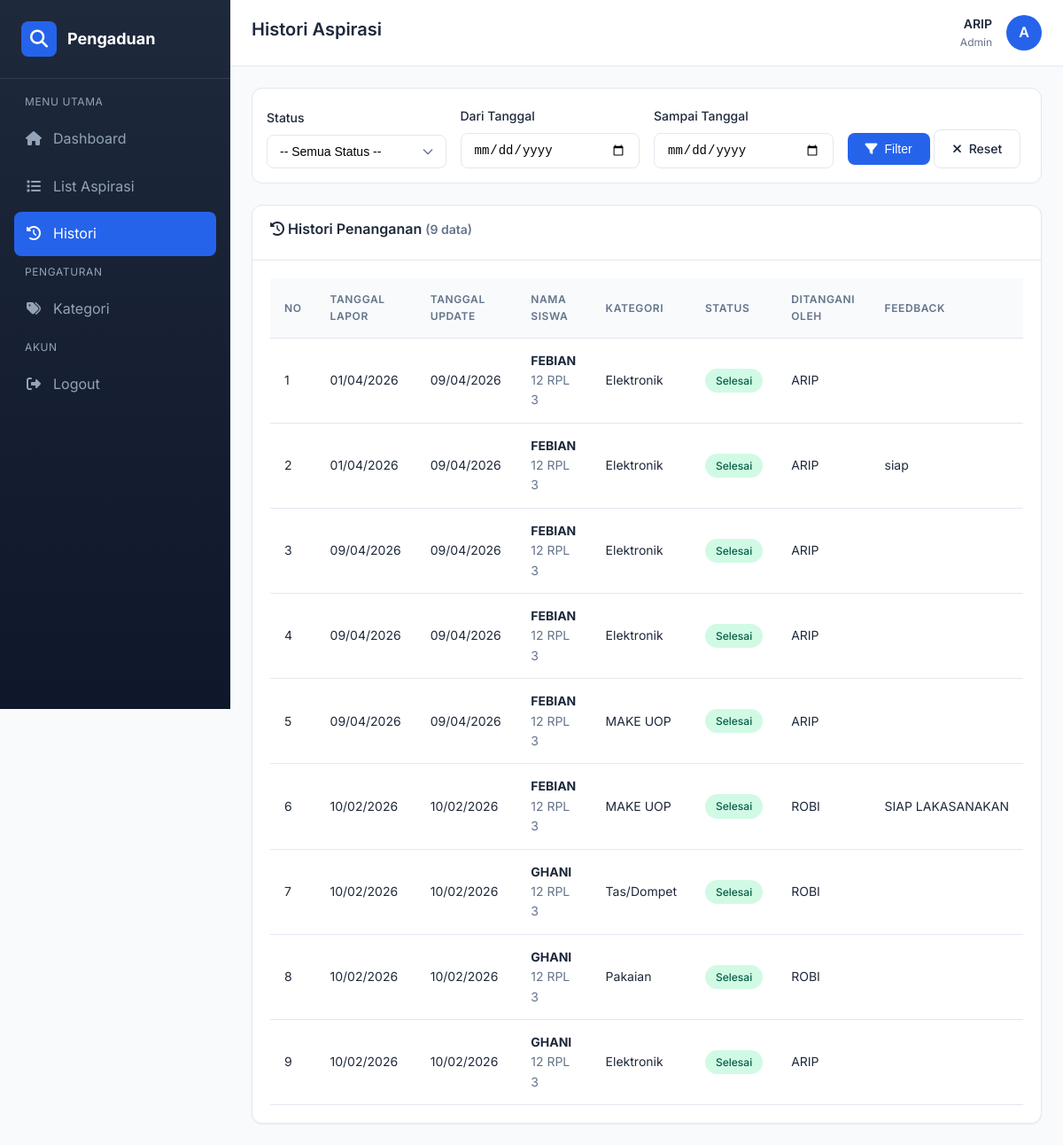
/index.php?page=admin_histori (signed in), run on the app's committed database.
### tables this page shows
CREATE TABLE `aspirasi` (
  `id_aspirasi` int NOT NULL,
  `id_pelaporan` int NOT NULL,
  `status` enum('Menunggu','Proses','Selesai') DEFAULT 'Menunggu',
  `tanggal` date NOT NULL,
  `id_admin` int DEFAULT NULL,
  `feedback` text
);

CREATE TABLE `input_aspirasi` (
  `id_pelaporan` int NOT NULL,
  `nis` int NOT NULL,
  `id_kategori` int NOT NULL,
  `kelas` varchar(100) NOT NULL,
  `isi_text` text NOT NULL,
  `isi_gambar` varchar(255) DEFAULT NULL,
  `tanggal` date NOT NULL
);

CREATE TABLE `siswa` (
  `nis` int NOT NULL,
  `nama_siswa` varchar(50) NOT NULL,
  `kelas` varchar(10) NOT NULL,
  `password` varchar(255) NOT NULL
);

CREATE TABLE `kategori` (
  `id_kategori` int NOT NULL,
  `ket_kategori` varchar(50) NOT NULL
);

### controllers/AdminController.php (called while the page is built, shortened)
<?php
require_once __DIR__ . '/../models/Aspirasi.php';
class AdminController {
    private $aspirasiModel;
    public function __construct() {
        $this->aspirasiModel = new Aspirasi();
    }
    public function histori() {
        $filters = [];
        $historiList = $this->aspirasiModel->getHistori($filters);
        require_once __DIR__ . '/../views/admin/histori.php';
    }
}

### config/Database.php (called while the page is built, shortened)
<?php
class Database {
    private static $instance = null;
    private $connection;
    private $host = 'localhost';
    private $db_name = 'db_pengaduan_kehilangan_siswa';
    private $username = 'root';
    private $password = '';
    private $charset = 'utf8mb4';
    private function __construct() {
        try {
            $dsn = "mysql:host={$this->host};dbname={$this->db_name};charset={$this->charset}";
            $options = [
                PDO::ATTR_ERRMODE => PDO::ERRMODE_EXCEPTION,
                PDO::ATTR_DEFAULT_FETCH_MODE => PDO::FETCH_ASSOC,
                PDO::ATTR_EMULATE_PREPARES => false,
            ];
            $this->connection = new PDO($dsn, $this->username, $this->password, $options);
        } catch (PDOException $e) {
            die("Koneksi database gagal: " . $e->getMessage());
        }
    }
    public static function getInstance() {
        if (self::$instance === null) {
            self::$instance = new self();
        }
        return self::$instance;
    }
    public function getConnection() {
        return $this->connection;
    }
}

### models/Aspirasi.php (called while the page is built, shortened)
<?php
require_once __DIR__ . '/../config/Database.php';
class Aspirasi {
    private $db;
    private $table = 'aspirasi';
    public function __construct() {
        $this->db = Database::getInstance()->getConnection();
    }
    public function getHistori($filters = []) {
        $sql = "SELECT a.*, ia.isi_text, ia.tanggal as tanggal_lapor,
                       s.nama_siswa, s.kelas, k.ket_kategori, adm.username as admin_name
                FROM {$this->table} a
                LEFT JOIN input_aspirasi ia ON a.id_pelaporan = ia.id_pelaporan
                LEFT JOIN siswa s ON ia.nis = s.nis
                LEFT JOIN kategori k ON ia.id_kategori = k.id_kategori
                LEFT JOIN admin adm ON a.id_admin = adm.id_admin
                WHERE 1=1";
        $params = [];
        $sql .= " ORDER BY a.tanggal DESC";
        $stmt = $this->db->prepare($sql);
        $stmt->execute($params);
        return $stmt->fetchAll();
    }
}

### views/admin/histori.php (the view, shortened to what this page needs)
<?php
$pageTitle = 'Histori Aspirasi';
$activePage = 'histori';
$role = 'admin';
?>
<form class="filter-form" method="GET">
    <div class="form-group">
        <label class="form-label">Status</label>
        <select name="status" class="form-control form-select">
            <option value="">-- Semua Status --</option>
        </select>
    </div>
    <div class="form-group">
        <label class="form-label">Dari Tanggal</label>
        <input type="date" name="start_date" class="form-control" value="<?= $_GET['start_date'] ?? '' ?>">
    </div>
    <div class="form-group">
        <label class="form-label">Sampai Tanggal</label>
        <input type="date" name="end_date" class="form-control" value="<?= $_GET['end_date'] ?? '' ?>">
    </div>
    <div class="form-group">
        <label class="form-label">&nbsp;</label>
        <button type="submit" class="btn btn-primary">
            <i class="fas fa-filter"></i> Filter
        </button>
        <a href="index.php?page=admin_histori" class="btn btn-outline">
            <i class="fas fa-times"></i> Reset
        </a>
    </div>
</form>
<div class="card">
    <div class="card-header">
        <h3 class="card-title">
            <i class="fas fa-history"></i> Histori Penanganan
            <span class="text-muted text-sm">(<?= count($historiList) ?> data)</span>
        </h3>
    </div>
    <div class="card-body">
        <?php if (empty($historiList)): ?>
        <div class="empty-state">
            <div class="empty-state-icon"><i class="fas fa-inbox"></i></div>
            <div class="empty-state-title">Tidak Ada Data</div>
            <div class="empty-state-desc">Tidak ada histori yang ditemukan.</div>
        </div>
        <?php else: ?>
        <div class="table-container">
            <table class="table">
                <thead>
                    <tr>
                        <th>No</th>
                        <th>Tanggal Lapor</th>
                        <th>Tanggal Update</th>
                        <th>Nama Siswa</th>
                        <th>Kategori</th>
                        <th>Status</th>
                        <th>Ditangani Oleh</th>
                        <th>Feedback</th>
                    </tr>
                </thead>
                <tbody>
                    <?php $no = 1; foreach ($historiList as $item): ?>
                    <tr>
                        <td><?= $no++ ?></td>
                        <td><?= date('d/m/Y', strtotime($item['tanggal_lapor'])) ?></td>
                        <td><?= date('d/m/Y', strtotime($item['tanggal'])) ?></td>
                        <td>
                            <strong><?= htmlspecialchars($item['nama_siswa']) ?></strong>
                            <div class="text-sm text-muted"><?= htmlspecialchars($item['kelas']) ?></div>
                        </td>
                        <td><?= htmlspecialchars($item['ket_kategori']) ?></td>
                        <td>
                            <span class="badge badge-<?= strtolower($item['status']) ?>">
                                <?= $item['status'] ?>
                            </span>
                        </td>
                        <td><?= htmlspecialchars($item['admin_name'] ?? '-') ?></td>
                        <td>
                            <div style="max-width: 200px; overflow: hidden; text-overflow: ellipsis; white-space: nowrap;">
                                <?= htmlspecialchars($item['feedback'] ?? '-') ?>
                            </div>
                        </td>
                    </tr>
                    <?php endforeach; ?>
                </tbody>
            </table>
        </div>
        <?php endif; ?>
    </div>
</div>
<?php
$content = ob_get_clean();
require_once __DIR__ . '/../layouts/main.php';
?>

### index.php (shortened to what this page needs)
<?php
require_once __DIR__ . '/controllers/AdminController.php';
$page = $_GET['page'] ?? 'login';
$adminController = new AdminController();
switch ($page) {
    case 'admin_histori':
        $adminController->histori();
        break;
}

### views/layouts/main.php (shortened to what this page needs)
<!DOCTYPE html>
<html lang="id">
<head>
    <link rel="stylesheet" href="https://cdnjs.cloudflare.com/ajax/libs/font-awesome/6.4.0/css/all.min.css">
    <link rel="stylesheet" href="assets/css/style.css">
</head>
<body>
    <div class="layout">
        <aside class="sidebar">
            <div class="sidebar-header">
                <div class="sidebar-logo">
                    <div class="sidebar-logo-icon">
                        <i class="fas fa-search"></i>
                    </div>
                    <span class="sidebar-logo-text">Pengaduan</span>
                </div>
            </div>
            <nav class="sidebar-nav">
                <?php if ($role === 'admin'): ?>
                <div class="nav-section">
                    <div class="nav-section-title">Menu Utama</div>
                    <a href="index.php?page=admin_dashboard" class="nav-link <?= $activePage === 'dashboard' ? 'active' : '' ?>">
                        <span class="nav-link-icon"><i class="fas fa-home"></i></span>
                        <span>Dashboard</span>
                    </a>
                    <a href="index.php?page=admin_aspirasi" class="nav-link <?= $activePage === 'aspirasi' ? 'active' : '' ?>">
                        <span class="nav-link-icon"><i class="fas fa-list"></i></span>
                        <span>List Aspirasi</span>
                    </a>
                    <a href="index.php?page=admin_histori" class="nav-link <?= $activePage === 'histori' ? 'active' : '' ?>">
                        <span class="nav-link-icon"><i class="fas fa-history"></i></span>
                        <span>Histori</span>
                    </a>
                </div>
                <div class="nav-section">
                    <div class="nav-section-title">Pengaturan</div>
                    <a href="index.php?page=admin_kategori" class="nav-link <?= $activePage === 'kategori' ? 'active' : '' ?>">
                        <span class="nav-link-icon"><i class="fas fa-tags"></i></span>
                        <span>Kategori</span>
                    </a>
                </div>
                <?php endif; ?>
                <div class="nav-section">
                    <div class="nav-section-title">Akun</div>
                    <a href="index.php?page=logout" class="nav-link">
                        <span class="nav-link-icon"><i class="fas fa-sign-out-alt"></i></span>
                        <span>Logout</span>
                    </a>
                </div>
            </nav>
        </aside>
        <main class="main-content">
            <header class="header">
                <h1 class="header-title"><?= $pageTitle ?? 'Dashboard' ?></h1>
                <div class="header-user">
                    <div class="user-info">
                        <div class="user-name"><?= htmlspecialchars($_SESSION['username'] ?? $_SESSION['nama'] ?? 'User') ?></div>
                        <div class="user-role"><?= ucfirst($_SESSION['role'] ?? 'Guest') ?></div>
                    </div>
                    <div class="user-avatar">
                        <?= strtoupper(substr($_SESSION['username'] ?? $_SESSION['nama'] ?? 'U', 0, 1)) ?>
                    </div>
                </div>
            </header>
            <div class="content">
                <?= $content ?? '' ?>
            </div>
        </main>
    </div>
</body>
</html>

### data on the page
aspirasi: id_pelaporan.tanggal "01/04/2026", tanggal "09/04/2026", siswa.nama_siswa "FEBIAN", siswa.kelas "12 RPL 3", kategori.ket_kategori "Elektronik", status "Selesai", id_admin.username "ARIP"
aspirasi: id_pelaporan.tanggal "01/04/2026", tanggal "09/04/2026", siswa.nama_siswa "FEBIAN", siswa.kelas "12 RPL 3", kategori.ket_kategori "Elektronik", status "Selesai", id_admin.username "ARIP", feedback "siap"
aspirasi: id_pelaporan.tanggal "09/04/2026", tanggal "09/04/2026", siswa.nama_siswa "FEBIAN", siswa.kelas "12 RPL 3", kategori.ket_kategori "Elektronik", status "Selesai", id_admin.username "ARIP"
aspirasi: id_pelaporan.tanggal "09/04/2026", tanggal "09/04/2026", siswa.nama_siswa "FEBIAN", siswa.kelas "12 RPL 3", kategori.ket_kategori "Elektronik", status "Selesai", id_admin.username "ARIP"
aspirasi: id_pelaporan.tanggal "09/04/2026", tanggal "09/04/2026", siswa.nama_siswa "FEBIAN", siswa.kelas "12 RPL 3", kategori.ket_kategori "MAKE UOP", status "Selesai", id_admin.username "ARIP"
aspirasi: id_pelaporan.tanggal "10/02/2026", tanggal "10/02/2026", siswa.nama_siswa "FEBIAN", siswa.kelas "12 RPL 3", kategori.ket_kategori "MAKE UOP", status "Selesai", id_admin.username "ROBI", feedback "SIAP LAKASANAKAN"
aspirasi: id_pelaporan.tanggal "10/02/2026", tanggal "10/02/2026", siswa.nama_siswa "GHANI", siswa.kelas "12 RPL 3", kategori.ket_kategori "Tas/Dompet", status "Selesai", id_admin.username "ROBI"
aspirasi: id_pelaporan.tanggal "10/02/2026", tanggal "10/02/2026", siswa.nama_siswa "GHANI", siswa.kelas "12 RPL 3", kategori.ket_kategori "Pakaian", status "Selesai", id_admin.username "ROBI"
aspirasi: id_pelaporan.tanggal "10/02/2026", tanggal "10/02/2026", siswa.nama_siswa "GHANI", siswa.kelas "12 RPL 3", kategori.ket_kategori "Elektronik", status "Selesai", id_admin.username "ARIP"

### other printed values
$pageTitle "Histori Aspirasi"
$_SESSION['username'] "ARIP"
$_SESSION['role'] "Admin"
substr($_SESSION['username'] ?? $_SESSION['nama'] ?? 'U', 0, 1) "A"
count($historiList) "9"
